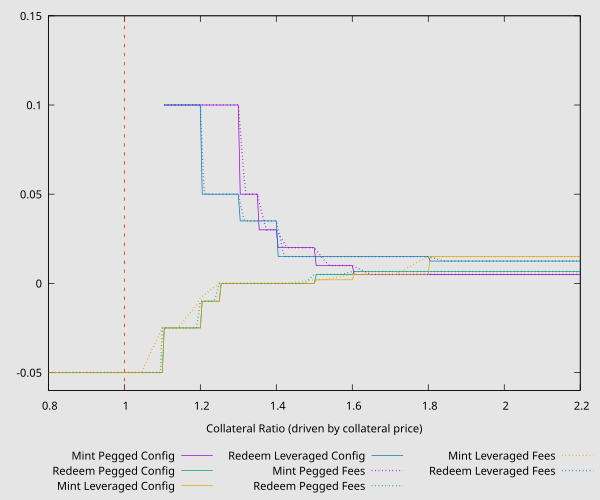

Source code (gnuplot):
datafile = "fees_deploy.csv"
datafile1 = "fees1_deploy.csv"
set datafile separator comma
set key autotitle columnheader noenhanced below title " "
# Renders to stdout. To write a file in another format instead, override the terminal on the command
# line - the guard below is what makes that possible, and it works for multiplot graphs, which `replot`
# cannot. Run from this directory:
#
#   gnuplot -e "terminal=1; set terminal pngcairo size 1000,900 background rgb 'gray90'; set output 'fees_deploy.png'" fees_deploy.gp
#   gnuplot -e "terminal=1; set terminal pdfcairo size 9,8 background rgb 'gray90'; set output 'fees_deploy.pdf'" fees_deploy.gp
#
# Do not commit what those write: results/ holds the CSVs the tests regress against, and rendered output
# is gitignored.
if (!exists("terminal")) { set terminal svg enhanced size 600 500 background rgb "gray90" }
set autoscale
set xlabel "Collateral Ratio (driven by collateral price)"
set xrange [0.8:2.2]
set yrange [-0.06:.15]
max_value = NaN

depeg = 1
set arrow from depeg, graph 0 to depeg, graph 1 nohead linetype 1 dashtype 2 linecolor"red"
# set label "  de-peg" at depeg, 0 left textcolor "red"

set colorsequence default
plot datafile using ($2):($3 < 1 ? $3 : max_value) with lines linewidth 1 linetype 1, \
     datafile using ($2):($4 < 1 ? $4 : max_value) with lines linewidth 1 linetype 2, \
     datafile using ($2):($5 < 1 ? $5 : max_value) with lines linewidth 1 linetype 4, \
     datafile using ($2):($6 < 1 ? $6 : max_value) with lines linewidth 1 linetype 6, \
     datafile1 using ($2):($3 < 1 ? $3 : max_value) with lines linewidth 2 dashtype 3 linetype 1, \
     datafile1 using ($2):($4 < 1 ? $4 : max_value) with lines linewidth 2 dashtype 3 linetype 2, \
     datafile1 using ($2):($5 < 1 ? $5 : max_value) with lines linewidth 2 dashtype 3 linetype 4, \
     datafile1 using ($2):($6 < 1 ? $6 : max_value) with lines linewidth 2 dashtype 3 linetype 6
